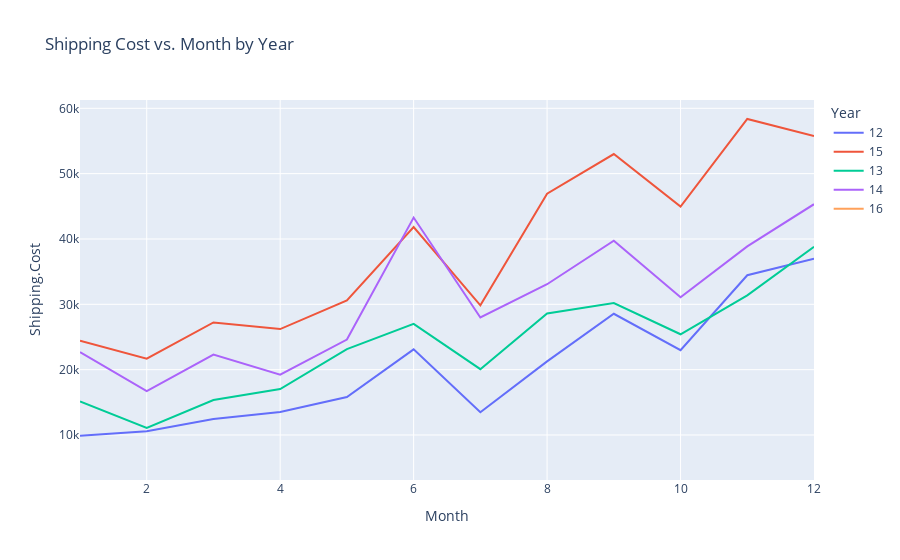

The code cell stored with this chart in its notebook:
### Code cell
ship_date_cost = Orders[['Ship.Date','Shipping.Cost']].sort_values(by = 'Ship.Date')
ship_date_cost.loc[:,'Month'] = ship_date_inv['Ship.Date'].apply(lambda x: int(x[:x.find('/')]))
ship_date_cost.loc[:,'Year']  = ship_date_inv['Ship.Date'].apply(lambda x: x[-2:])

month_ship_cost = ship_date_cost.groupby(by = ['Year','Month']).sum().reset_index()

#month_prof.head()

fig = px.line(data_frame = month_ship_cost.sort_values(by = 'Month'),
              x = 'Month',
              y = 'Shipping.Cost',
              color = 'Year',
              title = 'Shipping Cost vs. Month by Year')
fig.show()

### Figure 1 — Plotly figure (JSON) as saved in the notebook; plotly's stock layout.template omitted (floating-point values rounded to 4 significant figures)
{"data": [{"hovertemplate": "Year=12<br>Month=%{x}<br>Shipping.Cost=%{y}<extra></extra>", "legendgroup": "12", "line": {"color": "#636efa", "dash": "solid"}, "mode": "lines", "name": "12", "orientation": "v", "showlegend": true, "type": "scatter", "x": [1, 2, 3, 4, 5, 6, 7, 8, 9, 10, 11, 12], "xaxis": "x", "y": [9873.0, 10590.0, 12460.0, 13530.0, 15820.0, 23110.0, 13490.0, 21280.0, 28560.0, 22980.0, 34450.0, 37000.0], "yaxis": "y"}, {"hovertemplate": "Year=15<br>Month=%{x}<br>Shipping.Cost=%{y}<extra></extra>", "legendgroup": "15", "line": {"color": "#EF553B", "dash": "solid"}, "mode": "lines", "name": "15", "orientation": "v", "showlegend": true, "type": "scatter", "x": [1, 2, 3, 4, 5, 6, 7, 8, 9, 10, 11, 12], "xaxis": "x", "y": [24420.0, 21690.0, 27230.0, 26210.0, 30610.0, 41820.0, 29840.0, 46930.0, 52990.0, 44960.0, 58360.0, 55760.0], "yaxis": "y"}, {"hovertemplate": "Year=13<br>Month=%{x}<br>Shipping.Cost=%{y}<extra></extra>", "legendgroup": "13", "line": {"color": "#00cc96", "dash": "solid"}, "mode": "lines", "name": "13", "orientation": "v", "showlegend": true, "type": "scatter", "x": [1, 2, 3, 4, 5, 6, 7, 8, 9, 10, 11, 12], "xaxis": "x", "y": [15150.0, 11080.0, 15360.0, 17040.0, 23150.0, 27010.0, 20070.0, 28590.0, 30190.0, 25420.0, 31380.0, 38820.0], "yaxis": "y"}, {"hovertemplate": "Year=14<br>Month=%{x}<br>Shipping.Cost=%{y}<extra></extra>", "legendgroup": "14", "line": {"color": "#ab63fa", "dash": "solid"}, "mode": "lines", "name": "14", "orientation": "v", "showlegend": true, "type": "scatter", "x": [1, 2, 3, 4, 5, 6, 7, 8, 9, 10, 11, 12], "xaxis": "x", "y": [22680.0, 16710.0, 22300.0, 19230.0, 24610.0, 43280.0, 27990.0, 33070.0, 39730.0, 31080.0, 38860.0, 45320.0], "yaxis": "y"}, {"hovertemplate": "Year=16<br>Month=%{x}<br>Shipping.Cost=%{y}<extra></extra>", "legendgroup": "16", "line": {"color": "#FFA15A", "dash": "solid"}, "mode": "lines", "name": "16", "orientation": "v", "showlegend": true, "type": "scatter", "x": [1], "xaxis": "x", "y": [6020.0], "yaxis": "y"}], "layout": {"legend": {"title": {"text": "Year"}, "tracegroupgap": 0}, "title": {"text": "Shipping Cost vs. Month by Year"}, "xaxis": {"anchor": "y", "domain": [0, 1], "title": {"text": "Month"}}, "yaxis": {"anchor": "x", "domain": [0, 1], "title": {"text": "Shipping.Cost"}}}}
